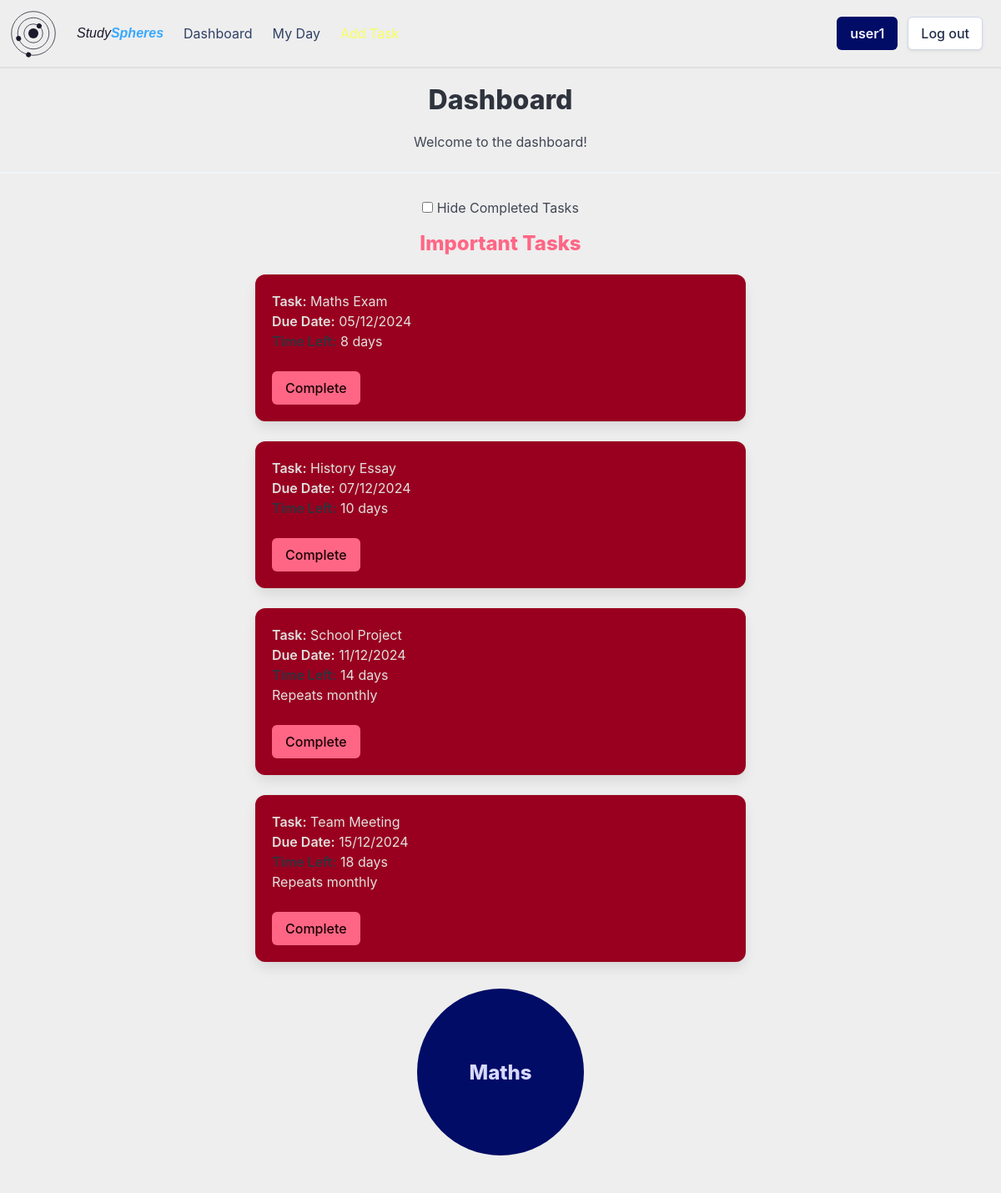
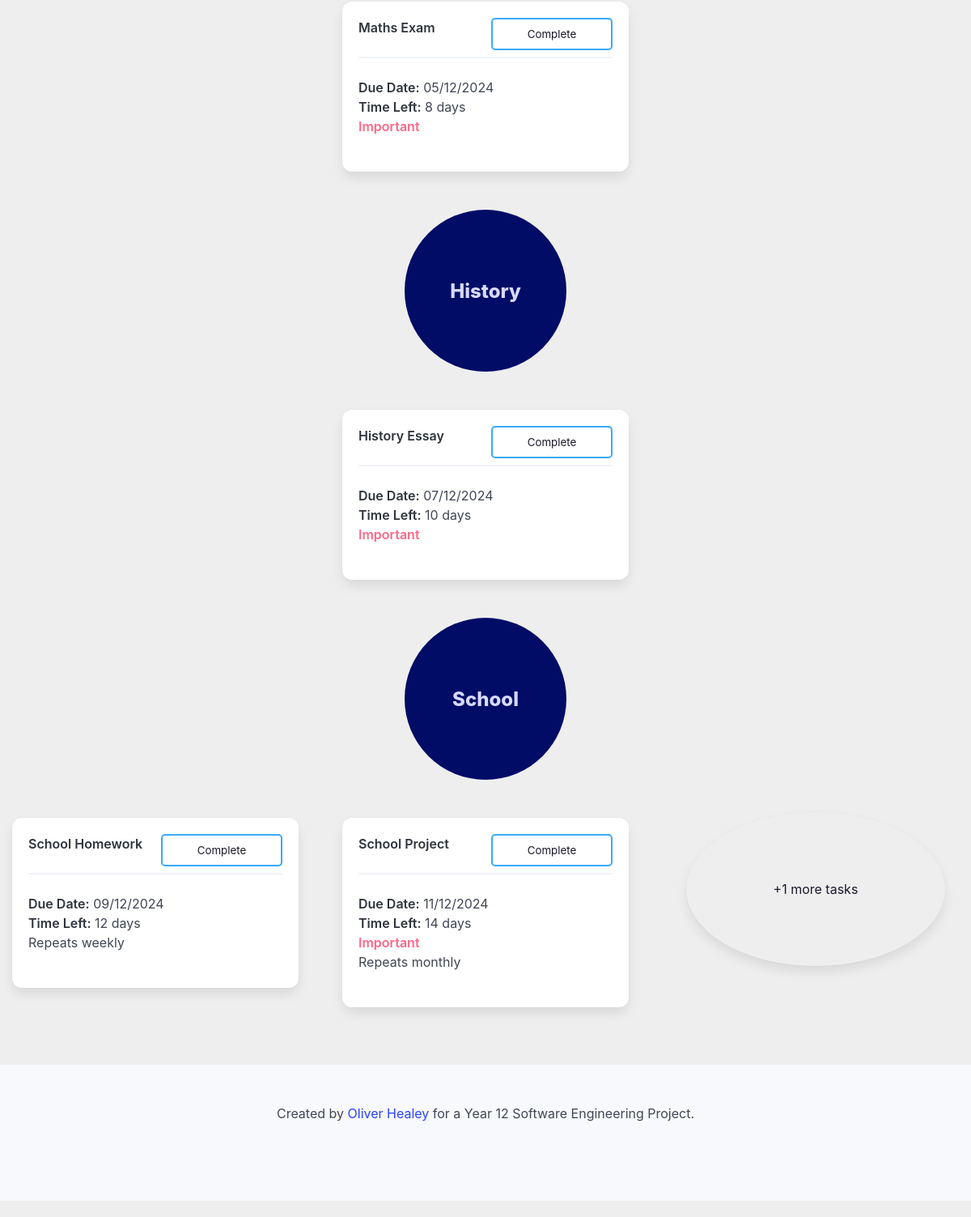
/dashboard (signed in), run on the app's committed database (2 pictures, top to bottom).
### setup_db.py (models this page shows)
class Task(Base):
    __tablename__ = 'tasks'
    task_id = Column(String, primary_key=True)
    name = Column(String, nullable=False)
    details = Column(String)
    important = Column(Boolean, nullable=False)
    due_date = Column(DateTime, nullable=False)
    completed = Column(Boolean, nullable=False)
    repeat = Column(String, nullable=False)
    user_id = Column(String, ForeignKey('userdetails.id'), nullable=False)
    group_id = Column(String, ForeignKey('groups.group_id'), nullable=False)
    user = relationship('User', back_populates='tasks')
    groups = relationship('Group', back_populates='tasks')

class Group(Base):
    __tablename__ = 'groups'
    group_id = Column(String, primary_key=True, nullable=False)
    group_name = Column(String, nullable=False)
    user_id = Column(String, ForeignKey('userdetails.id'), nullable=False)
    user = relationship('User', back_populates='groups')
    tasks = relationship('Task', back_populates='groups')

### app.py (the view)
@app.route('/dashboard')
def dashboard():
    userId = flaskSession.get('userId')
    if userId is None:
        return redirect(url_for('login'))
    else:
        hideCompleted = flaskSession.get('hideCompleted')
        if hideCompleted:
            tasks = sessionDb.query(Task).filter(Task.user_id == userId, Task.completed == False).order_by(Task.due_date).all()
        else:
            tasks = sessionDb.query(Task).filter(Task.user_id == userId).order_by(Task.due_date).all()
        groups = sessionDb.query(Group).filter(Group.user_id == userId).all()
        date = datetime.datetime.now().date()
        return render_template('dashboard.html', tasks=tasks, groups=groups, showDetails=False, hideCompleted=hideCompleted, date=date)

### templates/dashboard.html (shortened to what this page needs)
{% extends 'base_loggedin.html' %}
{% block heading %}Dashboard{% endblock %}
{% block content %}
    <p class="has-text-centered">Welcome to the dashboard!</p>
    <hr>
    <div class="dashboard-controls field has-text-centered">
        <input id="hide-completed" type="checkbox" name="hide_completed" class="checkbox dashboard-check" onchange="document.getElementById('hide-completed-form').submit();" {% if hideCompleted %}checked{% endif %}>
        <label for="hide-completed">Hide Completed Tasks</label>
    </div>
    <div class="columns is-multiline">
        {% if tasks | selectattr('important', 'equalto', True) | selectattr('completed', 'equalto', False) | list | length > 0 %}
        <div class="column is-full">
            <p class="title is-4 has-text-centered has-text-danger">Important Tasks</p>
        </div>
        {% endif %}
        {% for task in tasks %}
            {% if task.important and not task.completed %}
                <div class="column is-half is-offset-3">
                    <div class="box important-box" onclick="window.location.href='/task/{{ task.task_id }}'">
                        <div class="media-content">
                            <div class="content">
                                <p class="important-text">
                                    <strong class="important-text">Task:</strong> {{ task.name }}<br>
                                    <strong class="important-text">Due Date:</strong> {{ task.due_date.strftime('%d/%m/%Y') }}<br>
                                    {% if date < task.due_date.date() %}
                                        <strong>Time Left:</strong> {{ (task.due_date.date() - date).days }} days<br>
                                    {% elif date == task.due_date.date() %}
                                        <strong class="has-text-warning">Due Today</strong><br>
                                    {% else %}
                                        <strong class="has-text-danger">Overdue</strong><br>
                                    {% endif %}
                                    {% if task.repeat != 'none' %}
                                        Repeats {{ task.repeat }}<br>
                                    {% endif %}
                                </p>
                            </div>
                            <form action="/complete" method="POST">
                                <input type="submit" value="Complete" class="button is-danger">
                            </form>
                        </div>
                    </div>
                </div>
            {% endif %}
        {% endfor %}
    </div>
    <div class="columns is-multiline">
        {% for group in groups %}
            <div class="circle-holder column is-full is-centered">
                <div class="collision-checker">
                    <div class="group-circle" onclick="window.location.href='/group/{{ group.group_id }}'">
                        <div class="hero-body">
                            <p class="group-circle-title title is-4">{{ group.group_name }}</p>
                        </div>
                    </div>
                </div>
            </div>
            {% set has_tasks = tasks | selectattr('group_id', 'equalto', group.group_id) | list | length > 0 %}
            {% set group_tasks = tasks | selectattr('group_id', 'equalto', group.group_id) | list %}
            {% for task in group_tasks %}
                {% if loop.index < 3 %}
                    <div class="column is-one-third is-offset-{{ ((3 - group_tasks|length) * 2 if not group_tasks|length > 2 else 0) if loop.index == 1 else 0 }}">
                        {% include 'task_box.html' %}
                    </div>
                {% endif %}
                {% if loop.index == 3 %}
                    {% set remaining_tasks = tasks | selectattr('group_id', 'equalto', group.group_id) | list | length - 2 %}
                    {% if remaining_tasks > 0 %}
                        <div class="column is-one-third">
                            <div class="box task-circle" onclick="window.location.href='/group/{{ group.group_id }}'">
                                <article class="media">
                                    <div class="media-content">
                                        <div class="content">
                                            <p class="has-text-centered">+{{ remaining_tasks }} more tasks</p>
                                        </div>
                                    </div>
                                </article>
                            </div>
                        </div>
                    {% endif %}
                {% endif %}
            {% endfor %}
        {% endfor %}
{% endblock %}

### templates/base_loggedin.html (shortened to what this page needs)
<!DOCTYPE html>
<html>
    <head>
        <link rel="stylesheet" href= "{{ url_for('static',filename='styles/styles.css') }}">
    </head>
    <body>
        <div id="page-container">
            <header>
                <nav class="navbar" role="navigation" aria-label="main navigation">
                    <div class="navbar-brand">
                    </div>
                    <div class="navbar-menu">
                        <div class="navbar-start">
                            <a class="navbar-item" href="/dashboard">
                                <span class="site-name">Study<b>Spheres</b></span>
                            </a>
                            <a class="navbar-item" href="/dashboard">
                                Dashboard
                            </a>
                            <a class="navbar-item" href="/myday">
                                My Day
                            </a>
                            <a class="navbar-item has-text-info" href="/addtask">
                            </a>
                        </div>
                    <div class="navbar-end">
                        <div class="navbar-item">
                            <div class="buttons">
                                <a class="button is-link" href="/user">
                                <strong>{{ session['username'] }}</strong>
                                </a>
                                <a class="button" href="/logout">
                                    Log out
                                </a>
                            </div>
                        </div>
                    </div>
                    </div>
                </nav>
            </header>
            <section class="hero">
                <div class="hero-body">
                    <h1 class="title has-text-centered">
                        {% block heading %}{% endblock %}
                    </h1>
            </section>
            <div class='content'>
                {% block content %}{% endblock %}
            </div>
            <div style="padding-bottom: 200px;"></div>
            <footer class="footer">
                <div class="content has-text-centered">
                    <p>
                        Created by <a href="https://github.com/healey-o/12-SE-webapp-assessment">Oliver Healey</a> for a Year 12 Software Engineering Project.
                    </p>
                </div>
            </footer>
        </div>
    </body>
</html>

### templates/task_box.html (shortened to what this page needs)
<div class="box task-box {% if date > task.due_date.date() and not task.completed %}overdue-task{% endif %}" onclick="window.location.href='/task/{{ task.task_id }}'">
    <div class="content">
        <p>
            <strong class="{{ 'has-text-success' if task.completed else '' }}">{{ task.name }}</strong>
            <hr>
            {% if not task.completed %}
                <strong>Due Date:</strong> {{ task.due_date.strftime('%d/%m/%Y') }}<br>
                {% if date < task.due_date.date() %}
                    <strong>Time Left:</strong> {{ (task.due_date.date() - date).days }} days<br>
                {% elif date == task.due_date.date() %}
                    <strong class="has-text-warning">Due Today</strong><br>
                {% else %}
                    <strong class="has-text-danger">Overdue</strong><br>
                {% endif %}
                {% if task.important %}
                    <strong class="has-text-danger circle-header">Important</strong><br>
                {% endif %}
                {% if task.repeat != 'none' %}
                    Repeats {{ task.repeat }}<br>
                {% endif %}
            {% else %}
                <strong class="has-text-success">Task Complete</strong>
            {% endif %}
        </p>
    </div>
    {% if not task.completed %}
        <form action="/complete" method="POST">
            <input type="submit" value="Complete" class="task-complete-button">
        </form>
    {% else %}
        <form action="/decomplete" method="POST">
            <input type="hidden" name="task_id" value="{{ task.task_id }}">
            <input type="submit" value="Remove Complete" class="task-complete-button">
        </form>
    {% endif %}
</div>

### static/styles/styles.css (style rules this page uses)
:root { --bulma-primary-h: 206deg; --bulma-primary-l: 61%; --bulma-link-l: 20%; --bulma-info-h: 63deg; --bulma-info-l: 68%; --bulma-scheme-s: 36%; --bulma-body-background-color: light-dark(#eeeeee, #0f141f); color-scheme: light dark; --accent-color: light-dark(#1c182c, #e0e0e0); --accent-color-invert: light-dark(#e0e0e0, #160f34); --warning-color: light-dark(#ffdddd, #330000); }
header { padding:10px; border-bottom: var(--accent-color-invert) solid 2px; }
body { margin: none; padding: none; }
#page-container { position: relative; min-height: 100vh; margin: none; padding: none; }
.navbar { background-color: var(--bulma-body-background-color); }
.site-name { color: var(--accent-color); font-style: italic; font-weight: normal; font-family: Verdana, Geneva, Tahoma, sans-serif; align-self: center; }
.site-name > b { color: var(--bulma-primary); }
#logo-svg { padding-right: 10px; }
.hero-body { padding: 20px; }
.hero { margin-left: 20px; margin-right: 20px; border-radius: 20px; }
.circle-holder { display: flex; justify-content: center; align-items: center; }
.collision-checker { position: relative; margin: .5em; border-radius: 50%; width: 200px; text-align: center; align-content: center; overflow: visible; height: 200px; }
.group-circle { position: relative; border-radius: 50%; width: 200px; text-align: center; align-content: center; overflow: visible; height: 200px; background-color: var(--bulma-link); }
.collision-checker > .group-circle { animation: circle-leave 0.3s ease-in-out forwards; }
.group-circle-title { color: #d8d9ff; }
.task-circle { position: relative; margin: .5em; border-radius: 50%; width: 320px; text-align: center; align-content: center; justify-self: center; overflow: hidden; height: 190px; background-color: transparent; color: var(--accent-color); transition: all 0.5s; cursor: pointer; }
.task-circle:after { content: 'View...'; position: absolute; opacity: 0; height: 100%; top: 0px; right: -20px; align-content: center; padding: 10px; transition: 0.5s; color: #e0e0e0; background-color: var(--bulma-link); }
.circle-header { color: #1c182c; }
.important-text { color: #e0e0e0; }
.task-box { position: relative; overflow: hidden; transition: all 0.5s; cursor: pointer; margin: 15px; }
.task-box:before { content: ''; position: absolute; opacity: 0; height: 100%; width: 100%; top: 0px; bottom: 0px; right: 0px; align-content: center; padding: 10px; transition: 0.5s; color: #0f141f; background-color: var(--bulma-primary); }
.task-box:after { content: 'Click for more details...'; opacity: 0; position: absolute; bottom: -20px; right: 20px; transition: 0.5s; font-size: 0.7rem; }
.task-complete-button { position: absolute; top: 20px; right: 20px; width: 150px; height: 40px; background-color: transparent; border: var(--bulma-primary) solid 2px; color: var(--accent-color); border-radius: 5px; padding: 5px; cursor: pointer; }
.footer { position: absolute; bottom: 0px; width: 100%; }
.dashboard-controls { justify-self: center; padding: 5px; cursor: pointer; }
.dashboard-controls > label { cursor: pointer; }
.dashboard-controls::after { opacity: 0; z-index: -1; }
.important-box { background-color: var(--bulma-danger-30); transition: all 0.5s; }
.important-box:after { content: 'Click for more details...'; opacity: 0; position: absolute; bottom: -20px; right: 20px; transition: 0.5s; font-size: 0.7rem; color: #e0e0e0; }

### data on the page
Task: name "Maths Exam", due_date "05/12/2024", (task.due_date.date()-date).days "8", important "Important"
Task: name "History Essay", due_date "07/12/2024", (task.due_date.date()-date).days "10", important "Important"
Task: name "School Project", due_date "11/12/2024", (task.due_date.date()-date).days "14", repeat "monthly", important "Important"
Task: name "Team Meeting", due_date "15/12/2024", (task.due_date.date()-date).days "18", repeat "monthly", important "1"
Group: group_name "Maths"
Group: group_name "History"
Group: group_name "School"
Task: name "School Homework", due_date "09/12/2024", (task.due_date.date()-date).days "12", repeat "weekly"

### other printed values
{{ session['username'] }} "user1"
